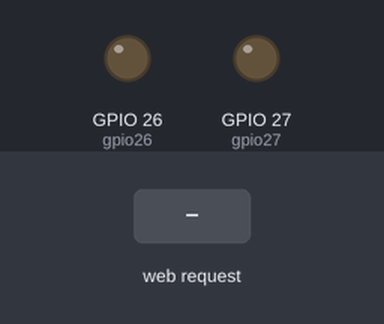
Recording of a sketch running on a simulated ESP32. On the bench: output pins drawn as LEDs (lit = HIGH). The test bench sets the inputs (shaded band). WiFi joins after 1.5 s; servers stay silent unless stated; what the sketch prints to the serial monitor is not drawn.

Above: at 2.7 s.
2.8 s: HTTP request GET /greenLED/ON received
At 3.1 s:
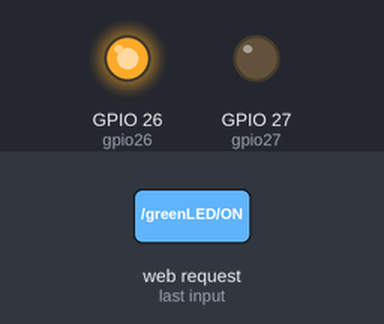
4.3 s: HTTP request GET /redLED/ON received
At 5.4 s:
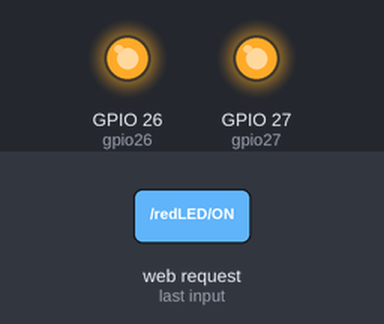
5.8 s: HTTP request GET /greenLED/OFF received
At 6.5 s:
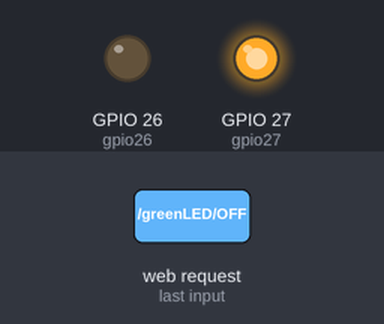
Timing chart, 0 to 8.8 s (numbered marks = the images above; inputs shaded):
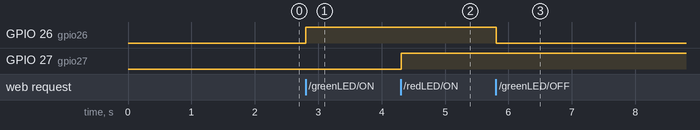

The sketch:

ESP32WebServer_Ebook.ino
```cpp
/*
Project: ESP32 development board, LEDs
Function: Control of LEDs with Web Server
http://acoptex.com
 */
#include <WiFi.h>//We include the WiFi library

//You need to replace with your network credentials
const char* ssid     = "YOUR_LOCAL_NETWORK_SSID";
const char* password = "YOUR_LOCAL_NETWORK_PASSWORD";

int const gpio26 = 26; //green LED attached to GPIO 26 pin of ESP32 development board
int const gpio27 = 27; //red LED attached to GPIO 27 pin of ESP32 development board

WiFiServer server(80); //We set web server port number
String header;//We create the string variable to store the HTTP request

//We create variables to store the current output state
String gpio26State = "OFF";
String gpio27State = "OFF";

//Other variables
unsigned long currentTime = millis();
unsigned long previousTime = 0;

const long timeoutTime =2000; //timeout time in milliseconds (2 seconds)

void setup() {
  Serial.begin(115200); //Initialise serial communication at 115200 bps
  pinMode(gpio26, OUTPUT);//We set gpio 26 pin as OUTPUT
  pinMode(gpio27, OUTPUT);//We set gpio 27 pin as OUTPUT
  digitalWrite(gpio26, LOW);//We set gpio 26 pin to LOW by default
  digitalWrite(gpio27, LOW);//We set gpio 27 pin to LOW by default

  //We connect to local WiFi network
  WiFi.begin(ssid, password);
  while (WiFi.status() != WL_CONNECTED) {
    delay(500);
    Serial.print(".");
  }
  //We print in Serial Monitor ESP32 development board IP address
  Serial.println("");
  Serial.println("");
  Serial.println("Connected to local WiFi network.");
  Serial.println("");
  Serial.println("Your ESP32 development board IP address: ");
  Serial.println(WiFi.localIP());

  server.begin();//We start the web server
}

void loop(){
  WiFiClient client = server.available();   //We listen for incoming clients

  if (client) {                             //If a new client connects,
    Serial.println("New Client connected.");//We print a message out in the Serial Monitor
    String currentLine = "";                //We make a String variable to hold incoming data from the client
    currentTime = millis();
    previousTime = currentTime;
    while (client.connected() && currentTime - previousTime <= timeoutTime) { //We have loop while the client's connected
      currentTime = millis();
      if (client.available()) {             //If there are bytes to read from the client,
        char c = client.read();             //Read a byte, then
        Serial.write(c);                    //Print it out the Serial Monitor
        header += c;
        if (c == '\n') {                    //If the byte is a newline character
                                            //If the current line is blank, you got two newline characters in a row.
                                            //That's the end of the client HTTP request, so send a response:
          if (currentLine.length() == 0) {


            client.println("HTTP/1.1 200 OK");       //HTTP headers always start with a response code
            client.println("Content-type:text/html");//and a content-type so the client knows what's coming,
            client.println("Connection: close");
            client.println();                        //then a blank line


            if (header.indexOf("GET /greenLED/ON") >= 0) { //turns the LEDs ON/OFF
              Serial.println("Green LED is ON");
              gpio26State = "ON";
              digitalWrite(gpio26, HIGH);
            } else if (header.indexOf("GET /greenLED/OFF") >= 0) {
              Serial.println("Green LED is OFF");
              gpio26State = "OFF";
              digitalWrite(gpio26, LOW);
            } else if (header.indexOf("GET /redLED/ON") >= 0) {
              Serial.println("Red LED is ON");
              gpio27State = "ON";
              digitalWrite(gpio27, HIGH);
            } else if (header.indexOf("GET /redLED/OFF") >= 0) {
              Serial.println("Red LED is OFF");
              gpio27State = "OFF";
              digitalWrite(gpio27, LOW);
            }
            //We make the HTML web page
            client.println("<!DOCTYPE html><html>");
            client.println("<head><meta name=\"viewport\" content=\"width=device-width, initial-scale=1\">");
            client.println("<link rel=\"icon\" href=\"data:,\">");
            //CSS style for ON/OFF buttons
            //You can change the background-color, font-size, make border, change font color if you want so
            client.println("<style>html { font-family: Helvetica; display: inline-block; margin: 0px auto; text-align: center;}");
            client.println(".button { background-color: #2E7C4F; border: none; color: white; padding: 16px 40px;");  //ON button CSS style
            client.println("text-decoration: none; font-size: 30px; margin: 2px;}");
            client.println(".button1 {background-color: #FF4C4F; border: none; color: white; padding: 16px 33px;");  //OFF button CSS style
            client.println("text-decoration: none; font-size: 30px; margin: 2px;}</style></head>");
            client.println("<body><h1>ESP32 Web Server</h1>");                                                        //Web page heading
            client.println("<p>Green LED is " + gpio26State + "</p>");                                                //We show the current state, ON/OFF buttons for green LED
            if (gpio26State=="ON") {                                                                                  //If the gpio26State is OFF, it displays the ON button
              client.println("<p><a href=\"/greenLED/OFF\"><button class=\"button1\">OFF</button></a></p>");
            } else {
              client.println("<p><a href=\"/greenLED/ON\"><button class=\"button\">ON</button></a></p>");
            }
            client.println("<p>Red LED is " + gpio27State + "</p>");                                                  //We show the current state, ON/OFF buttons for red LED

            if (gpio27State=="ON") {                                                                                  //If the gpio27State is OFF, it displays the ON button
              client.println("<p><a href=\"/redLED/OFF\"><button class=\"button1\">OFF</button></a></p>");
            } else {
              client.println("<p><a href=\"/redLED/ON\"><button class=\"button\">ON</button></a></p>");
            }
            client.println("</body></html>");
            client.println();              //We add the blank line on the end of the HTTP response

            break;                         //We break out of the while loop
          } else {                         //If you got a newline, then clear currentLine
            currentLine = "";
          }
        } else if (c != '\r') {            //If you got anything else but a carriage return character,
          currentLine += c;                //add it to the end of the currentLine
        }
      }
    }

    header = "";                           //We clear the header variable
    client.stop();                         //We close the connection
    Serial.println("Client disconnected.");//We print the message in Serial Monitor
    Serial.println();
  }
}
```

Measured:
- after the input at 2.8 s, GPIO 26 (gpio26): LOW → HIGH at once
- after the input at 4.3 s, GPIO 27 (gpio27): LOW → HIGH at once
- after the input at 5.8 s, GPIO 26 (gpio26): HIGH → LOW at once
